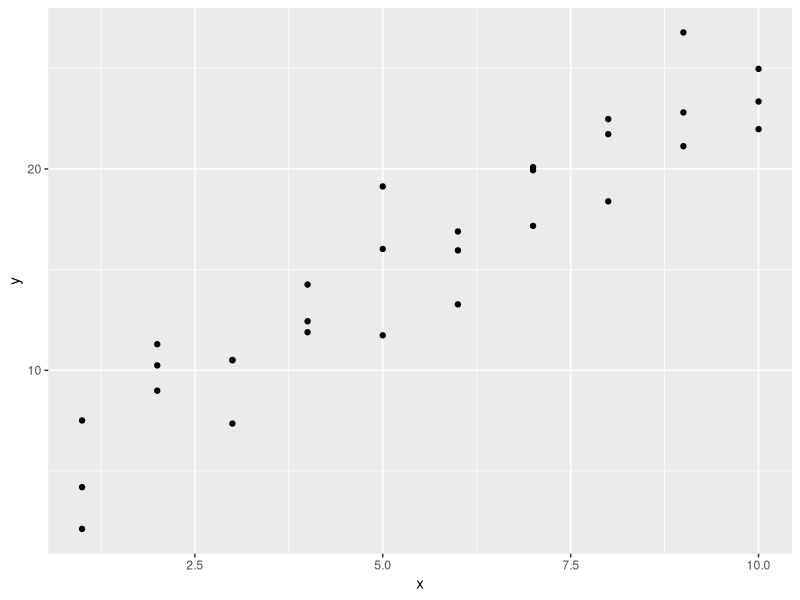
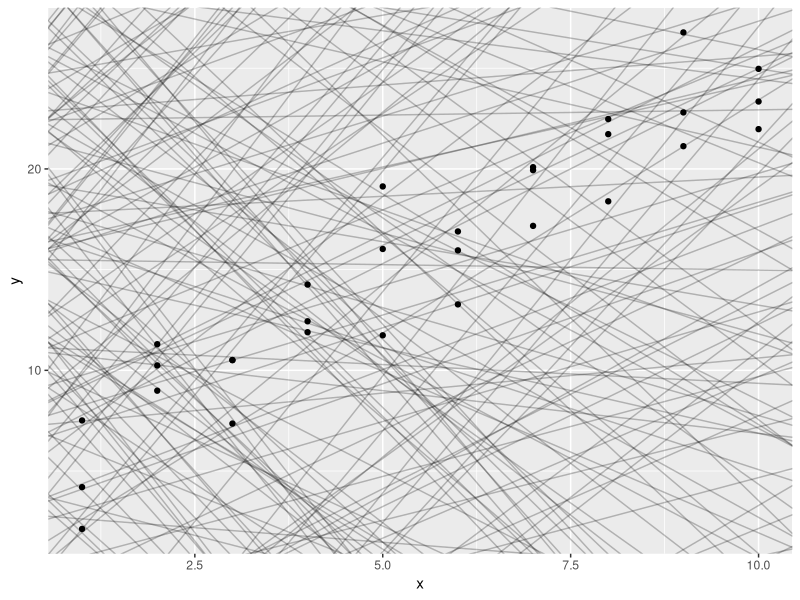

Here is the R script that generated these plots, in order:
library(tidyverse)
library(modelr)
options(na.action = na.warn)

x <- range(c(4, 6, 9), na.rm=TRUE)
print(x)
print(x[1])
print(x[2])

ggplot(sim1, aes(x, y)) +
  geom_point()

models <- tibble(
  a1 = runif(250, -20, 40),
  a2 = runif(250, -5, 5)
)

ggplot(sim1, aes(x, y)) + 
  geom_abline(aes(intercept = a1, slope=a2),
              data = models, alpha = 1/4) +
  geom_point()


